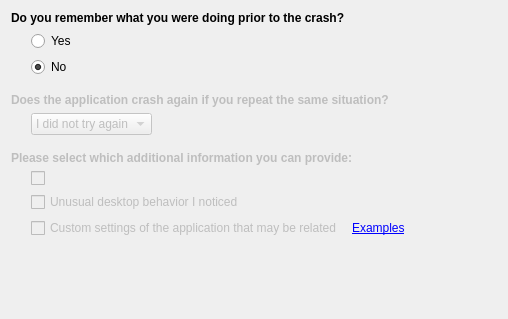
<?xml version="1.0" encoding="UTF-8"?>
<ui version="4.0">
 <class>AssistantPageBugAwareness</class>
 <widget class="QWidget" name="AssistantPageBugAwareness">
  <property name="geometry">
   <rect>
    <x>0</x>
    <y>0</y>
    <width>508</width>
    <height>319</height>
   </rect>
  </property>
  <layout class="QVBoxLayout" name="verticalLayout_2">
   <item>
    <widget class="QLabel" name="m_rememberLabel">
     <property name="text">
      <string comment="@label question">&lt;strong&gt;Do you remember what you were doing prior to the crash?&lt;/strong&gt;</string>
     </property>
    </widget>
   </item>
   <item>
    <layout class="QHBoxLayout" name="horizontalLayout_2">
     <item>
      <spacer name="horizontalSpacer_3">
       <property name="orientation">
        <enum>Qt::Horizontal</enum>
       </property>
       <property name="sizeType">
        <enum>QSizePolicy::Fixed</enum>
       </property>
       <property name="sizeHint" stdset="0">
        <size>
         <width>20</width>
         <height>20</height>
        </size>
       </property>
      </spacer>
     </item>
     <item>
      <layout class="QVBoxLayout" name="verticalLayout_4">
       <item>
        <widget class="QRadioButton" name="m_rememberCrashSituationYes">
         <property name="text">
          <string comment="@option:radio &quot;yes&quot; to the question &quot;do you remember what were you doing prior to the crash?&quot;">Yes</string>
         </property>
         <attribute name="buttonGroup">
          <string>m_rememberGroup</string>
         </attribute>
        </widget>
       </item>
       <item>
        <widget class="QRadioButton" name="m_rememberCrashSituationNo">
         <property name="text">
          <string comment="@option:radio &quot;No&quot; to the question &quot;do you remember what were you doing prior to the crash?&quot;">No</string>
         </property>
         <property name="checked">
          <bool>true</bool>
         </property>
         <attribute name="buttonGroup">
          <string>m_rememberGroup</string>
         </attribute>
        </widget>
       </item>
      </layout>
     </item>
    </layout>
   </item>
   <item>
    <spacer name="verticalSpacer">
     <property name="orientation">
      <enum>Qt::Vertical</enum>
     </property>
     <property name="sizeType">
      <enum>QSizePolicy::Fixed</enum>
     </property>
     <property name="sizeHint" stdset="0">
      <size>
       <width>20</width>
       <height>10</height>
      </size>
     </property>
    </spacer>
   </item>
   <item>
    <widget class="QLabel" name="m_reproducibleLabel">
     <property name="enabled">
      <bool>false</bool>
     </property>
     <property name="text">
      <string comment="@label question">&lt;strong&gt;Does the application crash again if you repeat the same situation?&lt;/strong&gt;</string>
     </property>
    </widget>
   </item>
   <item>
    <layout class="QHBoxLayout" name="horizontalLayout_3">
     <item>
      <spacer name="horizontalSpacer_4">
       <property name="orientation">
        <enum>Qt::Horizontal</enum>
       </property>
       <property name="sizeType">
        <enum>QSizePolicy::Fixed</enum>
       </property>
       <property name="sizeHint" stdset="0">
        <size>
         <width>20</width>
         <height>20</height>
        </size>
       </property>
      </spacer>
     </item>
     <item>
      <widget class="KComboBox" name="m_reproducibleBox">
       <property name="enabled">
        <bool>false</bool>
       </property>
       <property name="toolTip">
        <string comment="@info:tooltip">If you tried to repeat the situation, select how often the application crashes</string>
       </property>
       <property name="whatsThis">
        <string comment="@info:whatsthis">If you tried to repeat the situation, select how often the application crashes</string>
       </property>
       <item>
        <property name="text">
         <string comment="@item:inlistbox  user didn't tried to repeat the crash situation">I did not try again</string>
        </property>
       </item>
       <item>
        <property name="text">
         <string comment="@item:inlistbox the crash cannot be reproduce. reproduciblity-&gt;never">Never</string>
        </property>
       </item>
       <item>
        <property name="text">
         <string comment="@item:inlistbox the bug can be reproduced sometimes">Sometimes</string>
        </property>
       </item>
       <item>
        <property name="text">
         <string comment="@item:inlistbox the bug can be reproduced every time">Every time</string>
        </property>
       </item>
      </widget>
     </item>
     <item>
      <spacer name="horizontalSpacer">
       <property name="orientation">
        <enum>Qt::Horizontal</enum>
       </property>
       <property name="sizeHint" stdset="0">
        <size>
         <width>40</width>
         <height>20</height>
        </size>
       </property>
      </spacer>
     </item>
    </layout>
   </item>
   <item>
    <spacer name="verticalSpacer_3">
     <property name="orientation">
      <enum>Qt::Vertical</enum>
     </property>
     <property name="sizeType">
      <enum>QSizePolicy::Fixed</enum>
     </property>
     <property name="sizeHint" stdset="0">
      <size>
       <width>20</width>
       <height>10</height>
      </size>
     </property>
    </spacer>
   </item>
   <item>
    <widget class="QLabel" name="m_informationLabel">
     <property name="enabled">
      <bool>false</bool>
     </property>
     <property name="text">
      <string comment="@label question">&lt;strong&gt;Please select which additional information you can provide:&lt;/strong&gt;</string>
     </property>
    </widget>
   </item>
   <item>
    <layout class="QHBoxLayout" name="horizontalLayout">
     <item>
      <spacer name="horizontalSpacer_2">
       <property name="orientation">
        <enum>Qt::Horizontal</enum>
       </property>
       <property name="sizeType">
        <enum>QSizePolicy::Fixed</enum>
       </property>
       <property name="sizeHint" stdset="0">
        <size>
         <width>20</width>
         <height>20</height>
        </size>
       </property>
      </spacer>
     </item>
     <item>
      <layout class="QVBoxLayout" name="verticalLayout">
       <item>
        <widget class="QCheckBox" name="m_actionsInsideApp">
         <property name="enabled">
          <bool>false</bool>
         </property>
         <property name="toolTip">
          <string comment="@info:tooltip">Check this option if you can describe what were you doing inside the application before it crashed</string>
         </property>
         <property name="whatsThis">
          <string comment="@info:whatsthis">Check this option if you can describe what were you doing inside the application before it crashed</string>
         </property>
        </widget>
       </item>
       <item>
        <widget class="QCheckBox" name="m_unusualSituation">
         <property name="enabled">
          <bool>false</bool>
         </property>
         <property name="toolTip">
          <string comment="@info:tooltip">Check this option if you can describe any unusual behavior or appearance in the application or the whole desktop</string>
         </property>
         <property name="whatsThis">
          <string comment="@info:whatsthis">Check this option if you can describe any unusual behavior or appearance in the application or the whole desktop</string>
         </property>
         <property name="text">
          <string comment="@option:check kind of information the user can provide about the crash">Unusual desktop behavior I noticed</string>
         </property>
        </widget>
       </item>
       <item>
        <layout class="QHBoxLayout" name="horizontalLayout_5">
         <property name="spacing">
          <number>0</number>
         </property>
         <item>
          <widget class="QCheckBox" name="m_appSpecificDetails">
           <property name="enabled">
            <bool>false</bool>
           </property>
           <property name="toolTip">
            <string comment="@info:tooltip">Check this option if you can provide application specific details or settings that may be related to the crash. You can check the examples (if available.)</string>
           </property>
           <property name="whatsThis">
            <string comment="@info:whatsthis">Check this option if you can provide application specific details or settings that may be related to the crash. You can check the examples (if available.)</string>
           </property>
           <property name="text">
            <string comment="@option:check kind of information the user can provide about the crash">Custom settings of the application that may be related</string>
           </property>
          </widget>
         </item>
         <item>
          <spacer name="horizontalSpacer_6">
           <property name="orientation">
            <enum>Qt::Horizontal</enum>
           </property>
           <property name="sizeType">
            <enum>QSizePolicy::Fixed</enum>
           </property>
           <property name="sizeHint" stdset="0">
            <size>
             <width>10</width>
             <height>20</height>
            </size>
           </property>
          </spacer>
         </item>
         <item>
          <widget class="QLabel" name="m_appSpecificDetailsExamples">
           <property name="enabled">
            <bool>false</bool>
           </property>
           <property name="sizePolicy">
            <sizepolicy hsizetype="Maximum" vsizetype="Preferred">
             <horstretch>0</horstretch>
             <verstretch>0</verstretch>
            </sizepolicy>
           </property>
           <property name="text">
            <string comment="@label clicking/hovering this, the user will get examples about application specific details s/he can provide">&lt;a href=&quot;#&quot;&gt;Examples&lt;/a&gt;</string>
           </property>
          </widget>
         </item>
         <item>
          <spacer name="horizontalSpacer_5">
           <property name="orientation">
            <enum>Qt::Horizontal</enum>
           </property>
           <property name="sizeHint" stdset="0">
            <size>
             <width>40</width>
             <height>20</height>
            </size>
           </property>
          </spacer>
         </item>
        </layout>
       </item>
      </layout>
     </item>
    </layout>
   </item>
   <item>
    <spacer name="verticalSpacer_2">
     <property name="orientation">
      <enum>Qt::Vertical</enum>
     </property>
     <property name="sizeHint" stdset="0">
      <size>
       <width>20</width>
       <height>40</height>
      </size>
     </property>
    </spacer>
   </item>
  </layout>
 </widget>
 <customwidgets>
  <customwidget>
   <class>KComboBox</class>
   <extends>QComboBox</extends>
   <header>kcombobox.h</header>
  </customwidget>
 </customwidgets>
 <resources/>
 <connections/>
 <buttongroups>
  <buttongroup name="m_rememberGroup"/>
 </buttongroups>
</ui>
